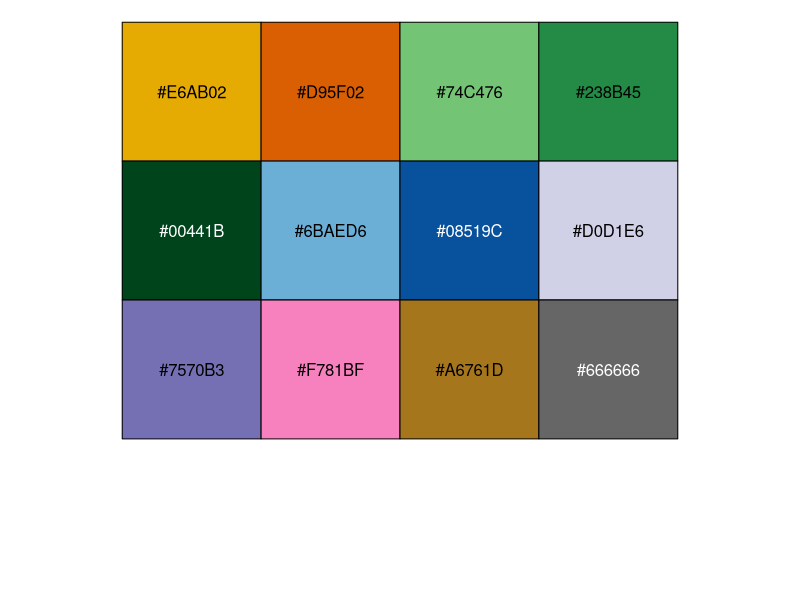

Write R code to recreate this figure. (Note: this script raises an error after producing the figure.)
# # Looking at the correlations in standardized flowering dates between different years # # 

# load packages and dataset
library(tidyverse)
library(psych)
library(patchwork)
data("phen_dataset")

# General graphics parameters
theme_set(theme_bw())
my_cols <-c("#E6AB02", "#D95F02", "#74C476","#238B45", "#00441B", 
            "#6BAED6", "#08519C", "#D0D1E6", "#7570B3", "#F781BF",
            "#A6761D","#666666")
scales::show_col(my_cols) # To see colors 

# correlatios between FFDs of different years - had previously been standardizing 
# FFDs beforehand but not am not

cor_tab_ffd <- phen_19967 %>%
  select(cgPlaId, year, startNum) %>%
  #filter(year != "2016" & year != "2017") %>%
  pivot_wider(names_from = year, values_from = startNum) %>%
  column_to_rownames("cgPlaId")

# Doing both pearson and spearman - going to use spearman bc then it ranks
ffd_spear  <- corr.test(cor_tab_ffd, use = "pairwise", method = "spearman")
ffd_pears  <- corr.test(cor_tab_ffd, use = "pairwise", method = "pearson")
r_spear_ffd <- round(ffd_spear$r, 3)
p_spear_ffd <- round(ffd_spear$p, 4)
n_spear_ffd <- ffd_spear$n
r_pears_ffd <- round(ffd_pears$r, 3)
p_pears_ffd <- round(ffd_pears$p, 4)
n_pears_ffd <- ffd_pears$n

# functions to get just half of matrices - note need UPPER half for p-values, that
# is adjusted for multiple testing correction
get_lower_tri <- function(cormat){
  cormat[upper.tri(cormat)]<- NA
  return(cormat)
}
get_upper_tri <- function(cormat){
  cormat[lower.tri(cormat)]<- NA
  return(cormat)
}

lower_r_spear <- get_lower_tri(r_spear_ffd)
lower_n_spear <- get_lower_tri(n_spear_ffd)
upper_p_spear <- get_upper_tri(p_spear_ffd)
upper_r_spear <- get_upper_tri(r_spear_ffd)
upper_n_spear <- get_upper_tri(n_spear_ffd)

lower_r_pears <- get_lower_tri(r_pears_ffd)
lower_n_pears <- get_lower_tri(n_pears_ffd)
upper_p_pears <- get_upper_tri(p_pears_ffd)
upper_r_pears <- get_upper_tri(r_pears_ffd)
upper_n_pears <- get_upper_tri(n_pears_ffd)

# make into a dataframe 
melt_r_spear <- reshape2::melt(upper_r_spear) %>%
  rename("r" = "value")
melt_n_spear <- reshape2::melt(upper_n_spear)%>%
  rename("n" = "value")
melt_p_spear <- reshape2::melt(upper_p_spear)%>%
  rename("p" = "value")
melt_n_spear_low <- reshape2::melt(lower_n_spear)%>%
  rename("n" = "value")

melt_r_pears <- reshape2::melt(upper_r_pears) %>%
  rename("r" = "value")
melt_n_pears <- reshape2::melt(upper_n_pears)%>%
  rename("n" = "value")
melt_p_pears <- reshape2::melt(upper_p_pears)%>%
  rename("p" = "value")

# table with everything...
cor_ffd_spear <- left_join(melt_n_spear, melt_r_spear, by = c("Var1", "Var2")) %>%
  left_join(., melt_p_spear, by = c("Var1", "Var2")) %>%
  left_join(., melt_n_spear_low, by = c("Var1", "Var2")) %>%
  mutate_at(vars(Var1, Var2), as.character)

cor_ffd_pears <- left_join(melt_n_pears, melt_r_pears, by = c("Var1", "Var2")) %>%
  left_join(., melt_p_pears, by = c("Var1", "Var2")) %>%
  mutate_at(vars(Var1, Var2), as.character)

# visualization spearman
cor_viz_spear <- cor_ffd_spear %>%
  # creating extra columns for labeling variables
  mutate(r          = na_if(r, 1),
         samp_thres = if_else(n.x < 10 , "no", "yes"),
         p_value    = if_else(p <= 0.05, "sig", "ns"),
         n.y        = replace(n.y, Var1 == Var2, NA))
  
cor_viz_sub <- cor_viz_spear %>%
  filter(samp_thres == "yes")

numb_cor <- data.frame(
  Var1 = c("2005", "2006", "2007", "2008", "2009", "2010", 
           "2011", "2012", "2013", "2014", "2015", "2016", 
           "2017"),
  Var2 = c("2005", "2006", "2007", "2008", "2009", "2010", 
           "2011", "2012", "2013", "2014", "2015", "2016", 
           "2017"),
  Num_cor = c(0, 4, 4, 3, 3, 3, 6, 0, 1, 1, 1, 0, "NA")
)

cor_viz_spear %>%
  ggplot(aes(Var1, Var2))+
  geom_point(aes(size = r, color = p_value), pch = 21) +
  geom_point(data = cor_viz_sub, aes(size = r, fill = p_value), pch = 21)+
  geom_abline(slope = 1, intercept = nlevels(cor_ffd_spear$Var1), lty = 2)+
  geom_label(data = numb_cor, aes(Var1, Var2, label = Num_cor))+
  geom_text(aes(label = n.y), fontface = "italic", size =3)+
  scale_y_discrete("", limits = levels(cor_ffd_spear$Var1)) +
  scale_color_grey(start = 0.7, end = 0.3)+
  scale_fill_grey(start = 0.7, end = 0.3)+
  guides(fill = FALSE, color = FALSE)+
  scale_size(breaks = c(0, 0.1, 0.2, 0.4, 0.8), range = c(0,10))+
  labs(x = NULL, y = NULL, size = "Spearman R")+
  coord_fixed()+
  theme(legend.background    = element_rect(color = "black"),
        legend.text          = element_text(size = rel(1.25)),
        legend.title         = element_text(size = rel(1.3)),
        axis.text            = element_text(size = rel(1.1)))
p_spear

# visualizing pearson
cor_viz_pears <- cor_ffd_pears %>%
  # creating extra columns for labeling variables
  mutate(r          = na_if(r, 1),
         samp_thres = if_else(n < 10 , "no", "yes"),
         p_value    = if_else(p <= 0.05, "sig", "ns"))
cor_viz_sub_p <- cor_viz_pears %>%
  filter(samp_thres == "yes")

p_pears <- cor_viz_pears %>%
  ggplot(aes(Var1, Var2))+
  geom_point(aes(size = r, color = p_value), pch = 21) +
  geom_point(data = cor_viz_sub_p, aes(size = r, fill = p_value), pch = 21)+
  geom_abline(slope = 1, intercept = nlevels(cor_ffd_pears$Var1))+
  scale_y_discrete("", limits = levels(cor_ffd_pears$Var1)) +
  scale_color_manual(values = c(my_cols[12], my_cols[10]))+
  scale_fill_manual(values = c(my_cols[12], my_cols[10]))+
  guides(fill = FALSE, color = FALSE)+
  scale_size(breaks = c(0, 0.1, 0.2, 0.4, 0.8), range = c(0,10))+
  labs(x = NULL, y = NULL, size = "Pearson R")+
  theme(legend.background    = element_rect(color = "black"),
        legend.text          = element_text(size = rel(1.25)),
        legend.title         = element_text(size = rel(1.3)),
        axis.text            = element_text(size = rel(1.1)))
p_pears

p_spear + p_pears

# correlation of duration - also will use spearman 

cor_tab_dur <- phen_19967 %>%
  select(cgPlaId, year, dur) %>%
  #filter(year != "2016" & year != "2017") %>%
  pivot_wider(names_from = year, values_from = dur) %>%
  column_to_rownames("cgPlaId")

dur_holm  <- corr.test(cor_tab_dur, use = "pairwise", method = "spearman")
r_vals_dur <- round(dur_holm$r, 3)
p_vals_dur <- round(dur_holm$p, 3) 
n_vals_dur <- dur_holm$n

lower_r_dur <- get_upper_tri(r_vals_dur)
lower_n_dur <- get_upper_tri(n_vals_dur)
lower_p_dur <- get_upper_tri(p_vals_dur)
melt_r_dur <- reshape2::melt(lower_r_dur) %>%
  rename("r" = "value")
melt_n_dur <- reshape2::melt(lower_n_dur)%>%
  rename("n" = "value")
melt_p_dur <- reshape2::melt(lower_p_dur)%>%
  rename("p" = "value")

# table with everything...
cor_info_dur <- left_join(melt_n_dur, melt_r_dur, by = c("Var1", "Var2")) %>%
  left_join(., melt_p_dur, by = c("Var1", "Var2")) %>%
  mutate_at(vars(Var1, Var2), as.character)

# visualizing
cor_viz_dur <- cor_info_dur %>%
  # creating extra columns for labeling variables
  mutate(r          = na_if(r, 1),
         samp_thres = if_else(n < 10 , "no", "yes"),
         p_value    = if_else(p <= 0.05, "sig", "ns"))
cor_sub_dur <- cor_viz_dur %>%
  filter(samp_thres == "yes")

d1 <- cor_viz_dur %>%
  ggplot(aes(Var1, Var2))+
  geom_point(aes(size = r, color = p_value), pch = 21) +
  geom_point(data = cor_sub_dur, aes(size = r, fill = p_value), pch = 21)+
  geom_abline(slope = 1, intercept = nlevels(cor_info_dur$Var1))+
  scale_y_discrete("", limits = levels(cor_info_dur$Var1)) +
  scale_color_manual(values = c(my_cols[12], my_cols[10]))+
  scale_fill_manual(values = c(my_cols[12], my_cols[10]))+
  scale_size(breaks = c(0, 0.1, 0.2, 0.4, 0.8), range = c(0,10))+
  labs(x = NULL, y = NULL, size = "Spearman R")+
  guides(fill = FALSE, color = FALSE)+
  theme(legend.background    = element_rect(color = "black"),
        legend.text          = element_text(size = rel(1.25)),
        legend.title         = element_text(size = rel(1.3)),
        axis.text            = element_text(size = rel(1.1)))
d1


# ---- older stuff ----

# long matrix of cgPlaId x Year and populated with DAM
cor_tab <- phen_19967 %>%
  select(cgPlaId, year, dam) %>%
  #filter(year != "2016" & year != "2017") %>%
  pivot_wider(names_from = year, values_from = dam) %>%
  column_to_rownames("cgPlaId")

c1_holm  <- corr.test(cor_tab, use = "pairwise", method = "pearson")
r_vals <- round(c1_holm$r, 3)
p_vals <- round(c1_holm$p, 4) # this doesn't look great.... 
n_vals <- c1_holm$n